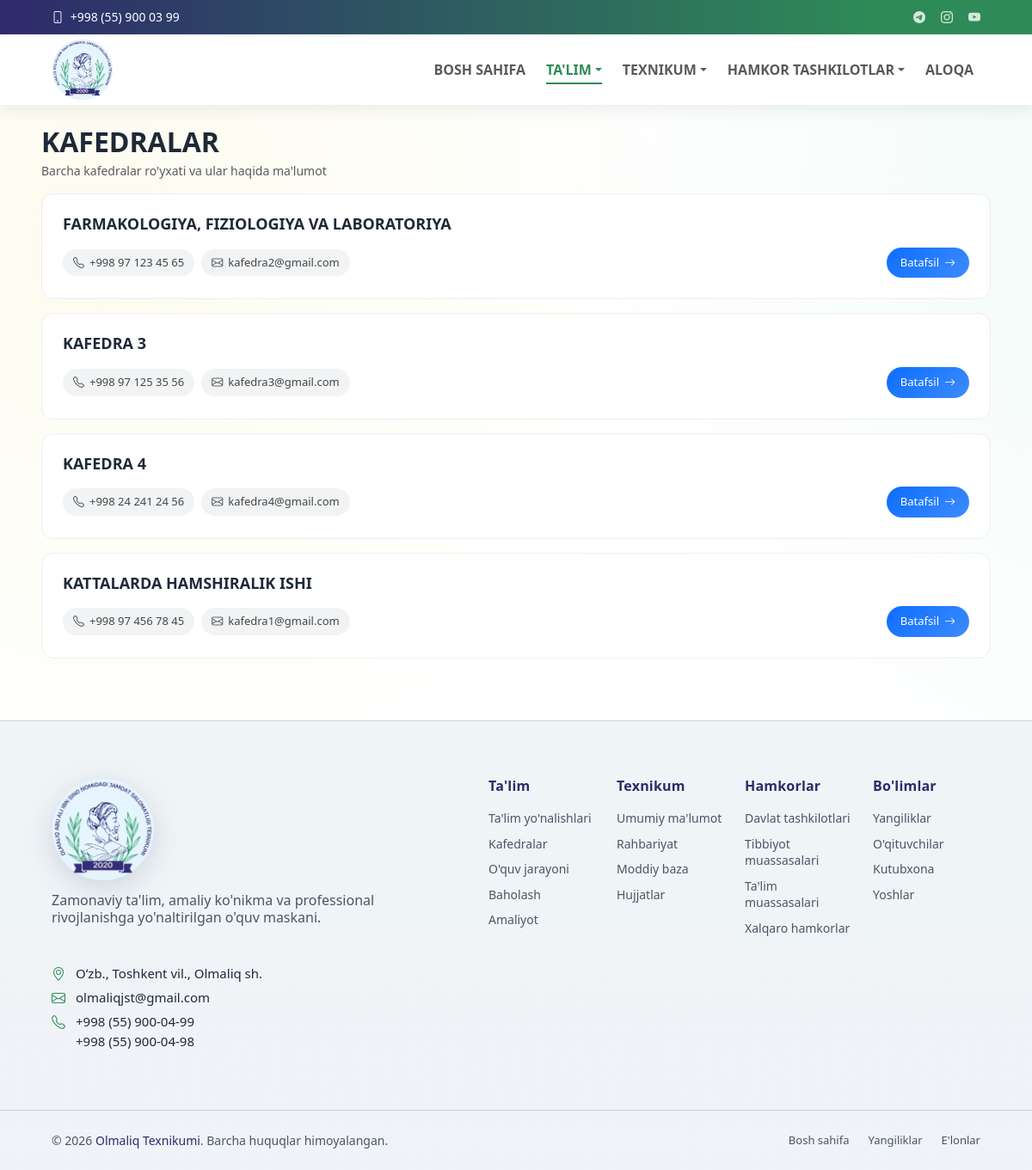
Before: /talim/kafedralar/ with the older database file.
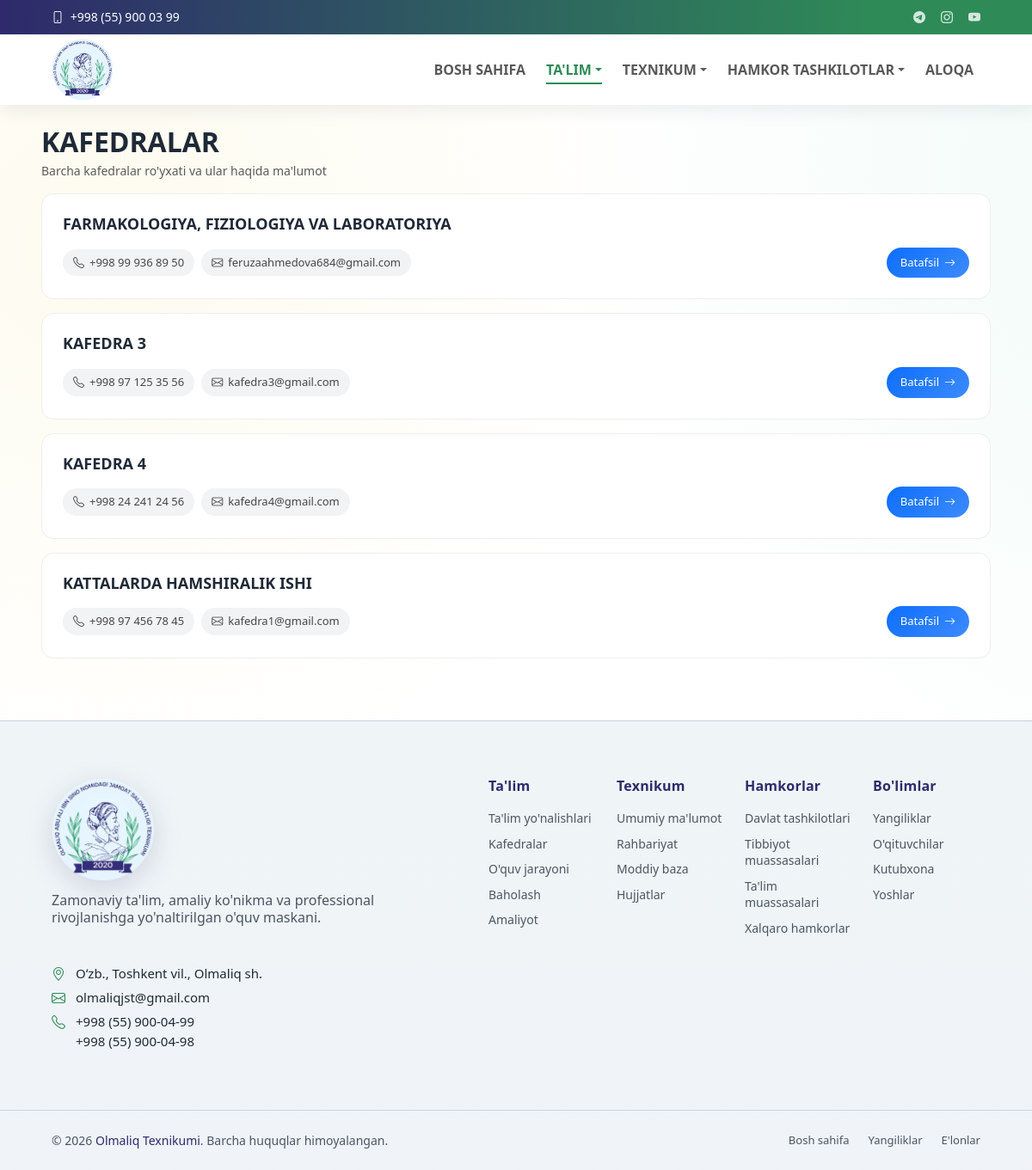
After: the same page with the newer database file.
### departments/models.py (models this page shows, shortened)
class Department(models.Model):
    name = models.CharField(max_length=200)
    slug = models.SlugField(unique=True)
    description = models.TextField()
    head_name = models.CharField(max_length=200)
    image = models.ImageField(upload_to='departments/', blank=True, null=True)
    phone = models.CharField(max_length=30, blank=True)
    email = models.EmailField(blank=True)
    created_at = models.DateTimeField(auto_now_add=True)
    class Meta:
        ordering = ['name']
        verbose_name = "Kafedra"
        verbose_name_plural = "Kafedralar"

### education/views.py (the view)
# urls.py: path('kafedralar/', views.departments_list, name='departments_list'),
def departments_list(request):
    items = Department.objects.all()
    return render(request, 'education/departments_list.html', {'departments': items})

### core/context_processors.py (called while the page is built)
def menu_context(request):
    menu_items = (
        Menu.objects.filter(parent__isnull=True, is_active=True)
        .prefetch_related('children')
        .order_by('order', 'id')
    )
    topbar = TopbarSettings.objects.filter(is_active=True).first()
    return {
        'menu_items': menu_items,
        'topbar_settings': topbar,
    }

### education/templates/education/departments_list.html (shortened to what this page needs)
{% extends 'base.html' %}
{% block content %}
    <section>
        <div class="mt-5 mt-md-3 mt-lg-2">
            <h2 class="fw-bold text-uppercase mb-1">Kafedralar</h2>
            <p class="text-muted small">Barcha kafedralar ro'yxati va ular haqida ma'lumot</p>
        </div>
        {% for department in departments %}
            <div
                class="dep-card p-3 p-md-4 mb-3">
                <h5 class="dep-title text-uppercase mb-3">{{ department.name }}</h5>
                <div
                    class="d-flex flex-column flex-md-row justify-content-between align-items-md-center gap-3">
                    <div class="d-flex flex-column flex-sm-row gap-2">
                        <a href="tel:{{ department.phone }}" class="dep-chip">
                            <i class="bi bi-telephone"></i>
                            <span>{{ department.phone }}</span>
                        </a>
                        <a href="mailto:{{ department.email }}" class="dep-chip">
                            <i class="bi bi-envelope"></i>
                            <span class="text-break">{{ department.email }}</span>
                        </a>
                    </div>
                    <a href="{% url 'departments:department_detail' department.slug %}" class="dep-btn-modern">
                        Batafsil
                        <i class="bi bi-arrow-right"></i>
                    </a>
                </div>
            </div>
            {% empty %}
            <p>Kafedralar ro'yxati bo'sh.</p>
        {% endfor %}
    </section>
{% endblock %}

Changed rows visible on the page:
changed Department "FARMAKOLOGIYA, FIZIOLOGIYA VA LABORATORIYA": phone "+998 97 123 45 65" → "+998 99 936 89 50"; email "kafedra2@gmail.com" → "feruzaahmedova684@gmail.com"
